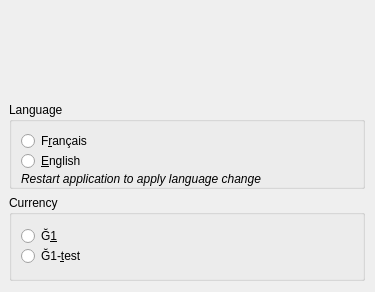
<?xml version="1.0" encoding="UTF-8"?>
<ui version="4.0">
 <class>ConfigurationDialog</class>
 <widget class="QDialog" name="ConfigurationDialog">
  <property name="geometry">
   <rect>
    <x>0</x>
    <y>0</y>
    <width>375</width>
    <height>292</height>
   </rect>
  </property>
  <property name="windowTitle">
   <string>Configuration</string>
  </property>
  <property name="locale">
   <locale language="English" country="UnitedStates"/>
  </property>
  <widget class="QWidget" name="verticalLayoutWidget">
   <property name="geometry">
    <rect>
     <x>9</x>
     <y>10</y>
     <width>356</width>
     <height>271</height>
    </rect>
   </property>
   <layout class="QVBoxLayout" name="verticalLayout">
    <item alignment="Qt::AlignHCenter">
     <widget class="QLabel" name="config_image">
      <property name="sizePolicy">
       <sizepolicy hsizetype="Preferred" vsizetype="Preferred">
        <horstretch>0</horstretch>
        <verstretch>0</verstretch>
       </sizepolicy>
      </property>
      <property name="maximumSize">
       <size>
        <width>100</width>
        <height>100</height>
       </size>
      </property>
      <property name="sizeIncrement">
       <size>
        <width>0</width>
        <height>0</height>
       </size>
      </property>
      <property name="baseSize">
       <size>
        <width>0</width>
        <height>0</height>
       </size>
      </property>
      <property name="layoutDirection">
       <enum>Qt::LeftToRight</enum>
      </property>
      <property name="text">
       <string/>
      </property>
      <property name="pixmap">
       <pixmap resource="../../icons/tikka.slots.pyqt.resources.icons.index.qrc">:/images/config_symbol.png</pixmap>
      </property>
      <property name="scaledContents">
       <bool>true</bool>
      </property>
     </widget>
    </item>
    <item>
     <widget class="QGroupBox" name="groupBoxLanguage">
      <property name="styleSheet">
       <string notr="true"/>
      </property>
      <property name="locale">
       <locale language="English" country="UnitedStates"/>
      </property>
      <property name="title">
       <string>Language</string>
      </property>
      <property name="flat">
       <bool>false</bool>
      </property>
      <layout class="QVBoxLayout" name="verticalLayout_4">
       <property name="spacing">
        <number>0</number>
       </property>
       <property name="bottomMargin">
        <number>0</number>
       </property>
       <item>
        <layout class="QVBoxLayout" name="verticalLayout_3">
         <property name="spacing">
          <number>0</number>
         </property>
         <item>
          <widget class="QRadioButton" name="radioButtonLanguage_fr_FR">
           <property name="styleSheet">
            <string notr="true"/>
           </property>
           <property name="text">
            <string>F&amp;rançais</string>
           </property>
          </widget>
         </item>
         <item>
          <widget class="QRadioButton" name="radioButtonLanguage_en_US">
           <property name="text">
            <string>&amp;English</string>
           </property>
          </widget>
         </item>
         <item>
          <widget class="QLabel" name="label">
           <property name="font">
            <font>
             <italic>true</italic>
            </font>
           </property>
           <property name="text">
            <string>Restart application to apply language change</string>
           </property>
          </widget>
         </item>
        </layout>
       </item>
      </layout>
     </widget>
    </item>
    <item>
     <widget class="QGroupBox" name="groupBoxCurrency">
      <property name="styleSheet">
       <string notr="true"/>
      </property>
      <property name="locale">
       <locale language="English" country="UnitedStates"/>
      </property>
      <property name="title">
       <string>Currency</string>
      </property>
      <property name="flat">
       <bool>false</bool>
      </property>
      <layout class="QVBoxLayout" name="verticalLayout_5">
       <property name="spacing">
        <number>0</number>
       </property>
       <property name="topMargin">
        <number>0</number>
       </property>
       <property name="bottomMargin">
        <number>0</number>
       </property>
       <item>
        <layout class="QVBoxLayout" name="verticalLayout_2">
         <property name="spacing">
          <number>0</number>
         </property>
         <item>
          <widget class="QRadioButton" name="radioButtonCurrency_g1">
           <property name="styleSheet">
            <string notr="true"/>
           </property>
           <property name="text">
            <string>Ğ&amp;1</string>
           </property>
          </widget>
         </item>
         <item>
          <widget class="QRadioButton" name="radioButtonCurrency_g1_test">
           <property name="text">
            <string>Ğ1-&amp;test</string>
           </property>
          </widget>
         </item>
        </layout>
       </item>
      </layout>
     </widget>
    </item>
   </layout>
  </widget>
 </widget>
 <resources>
  <include location="../../icons/tikka.slots.pyqt.resources.icons.index.qrc"/>
  <include location="../icons/tikka.slots.pyqt.resources.icons.index.qrc"/>
 </resources>
 <connections/>
</ui>
